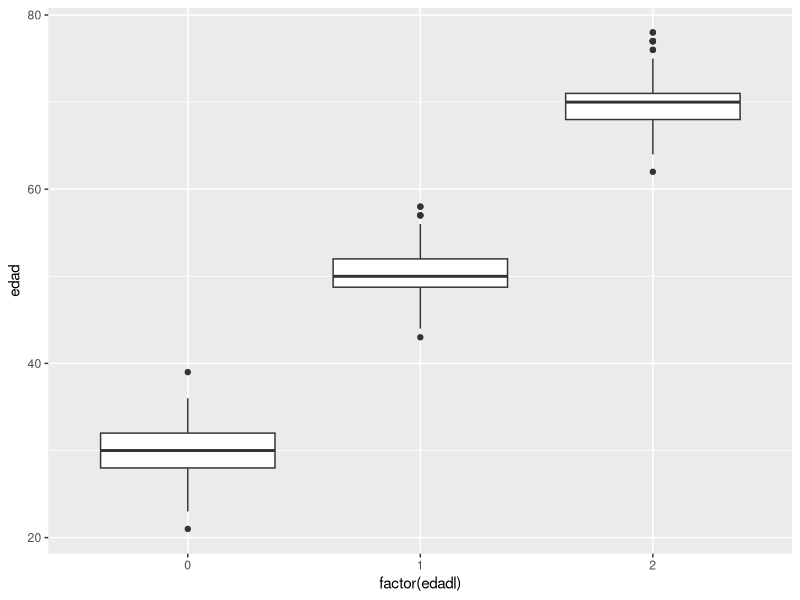
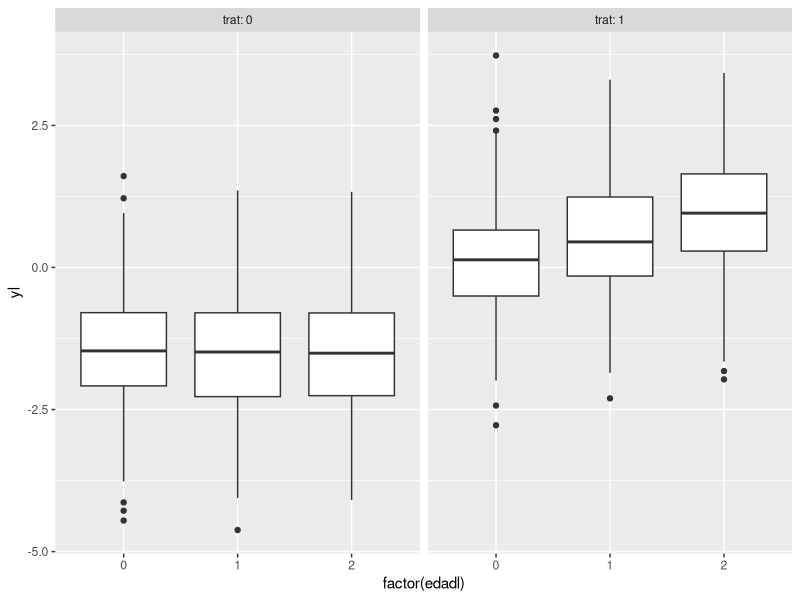
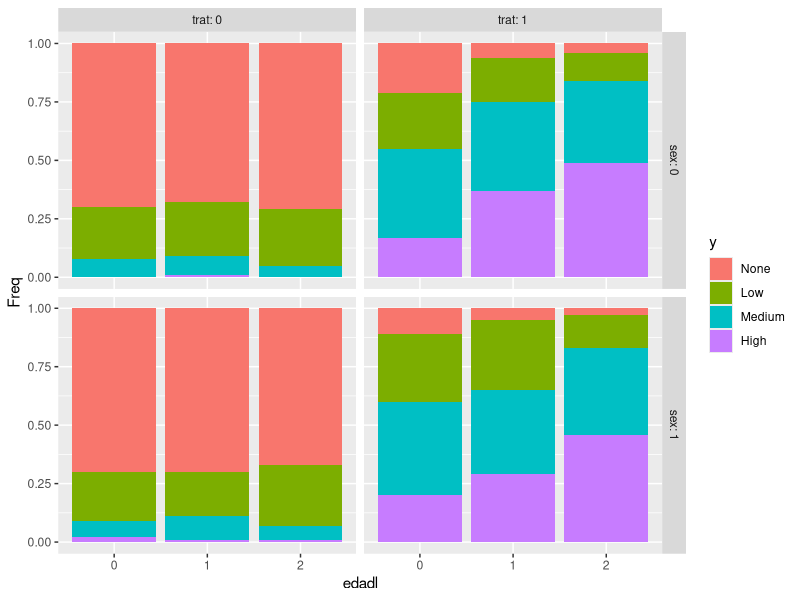
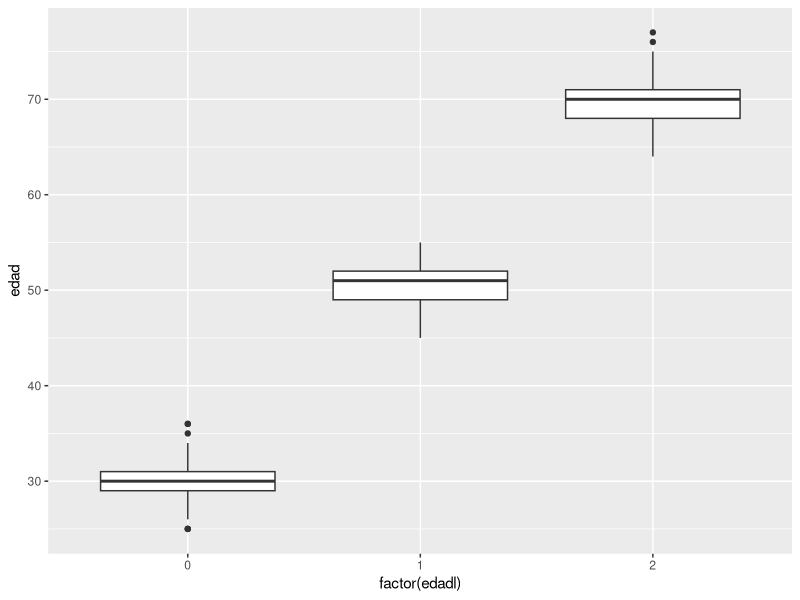
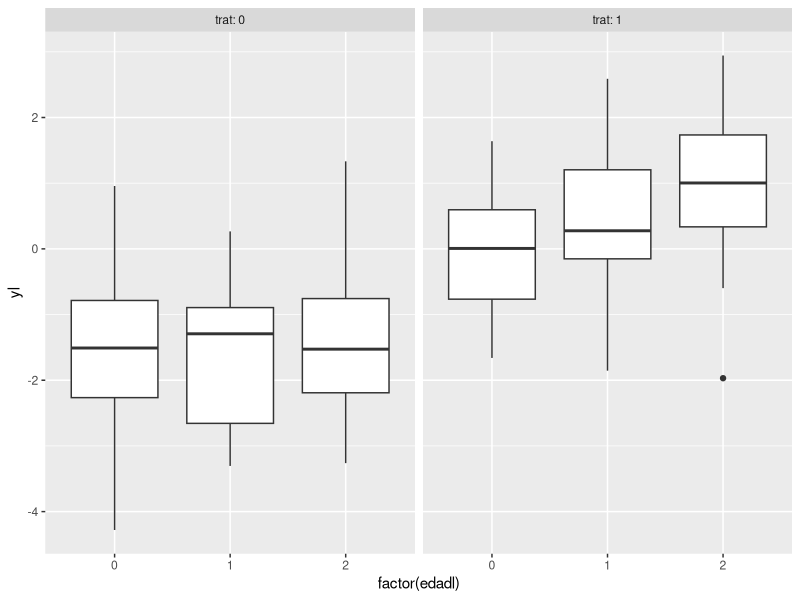
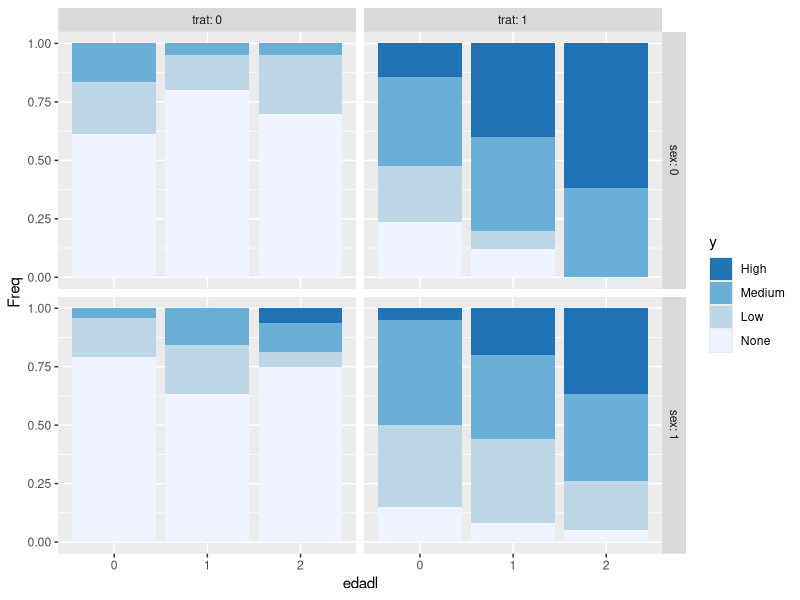

Reproduce these figures in R, in order. (Note: this script raises an error after producing the figures.)
# 5-mar-2022
# Simulacion de una respuesta categorica ordinal con
# cuatro categorias, asociada con el tratamiento y con
# interaccion entre edad y tratamiento.
# Se recrea un escenario similar al del data.frame Arthritis del
# paquete vcd

# Paquetes
library(tidyverse)

# Se utiliza la idea de variables latentes del comando
# draw_ordered del paquete fabricatr para simular
# la respuesta categoria ordinal sin tener que definir
# de forma explicita las probabilidades para un monton
# de combinaciones de categorias entre las variables

# Parametros para modelar la media de la variable
# latente de la respuesta en funcion del tratamiento y la edad
# mu.yl = beta0 + beta1*trat + beta2*edadl + beta3*edadl*trat
#   donde trat = {0,1} y edadl = {0, 1, 2}
# La edad se maneja por simplicidad asi, pero a partir de dichos
# valores se generan edades reales en tres categorias diferentes y consecutivas.
# El sexo tambien se incluye pero no tendra efecto de nada.
beta0 <- -1.5   
beta1 <- 1.5
beta2 <- 0
beta3 <- 0.5
n.trat <- 100        # cantidad de ind por combinacion de categorias
n <- n.trat*2*2*3    # cantidad total de ind. 2(trat) x 2(sexo) x 3(edades relativas)

# Simulacion de los datos balanceados y cruzados.
# Nota: si quiere simular desbalanceo utilice los comandos group_by y slice_sample (dplyr)
# para generar un subconjunto de menor tamano muestral. Considere esto a la hora
# de seleccionar el n.trat arriba.
dat <- expand_grid(
  ind   = 1:n.trat,
  trat  = c(0,1),      # 0 = placebo; 1 = tratado
  sex   = c(0,1),      # el sexo no tendra nada que ver
  edadl = c(0,1,2)     # edad latente, abajo se obtienen edades reales
) %>%
  mutate(
    edad  = round(rnorm(n = n, mean = 30 + 20*edadl, sd = 2.5)),
    mu.yl = beta0 + beta1*trat + beta2*edadl + beta3*edadl*trat,
    yl = rnorm(n = n, mean = mu.yl),
    y  = cut(x = yl, br = c(-Inf, -1,0,1,Inf), 
             labels = c("None", "Low", "Medium", "High"),
             ordered_result = T) 
  )

# Verificacion de la simulacion:
xtabs(~ trat + y + edadl, data = dat)
ggplot(dat, aes(x = factor(edadl), y = edad)) + geom_boxplot()
ggplot(dat, aes(x = factor(edadl), y = yl)) + geom_boxplot() + 
  facet_grid(~ trat, labeller = label_both)

# Grafico
dat %>%
  xtabs(~ trat + y + edadl + sex, data = .) %>%
  prop.table(margin = c(1,3,4)) %>%
  as.data.frame() %>%
  ggplot(aes(x = edadl, y = Freq, fill = y)) + geom_col() + 
  facet_grid(sex ~ trat, labeller = label_both )


# De los 100 individuos simulados en cada combinacion de categorias 
# se toma una muestra aleatoria de entre un 10 y 30% para crear
# un escenario mas real en tamano de muestra y con desbalanceo aleatorio

# Se agrupan y anidan los datos
dat.nest <- dat %>%
  mutate(
    trat1 = trat,   # se duplican las variables porque mas adelante se pierden
    sex1 = sex,
    edadl1 = edadl
  ) %>%
  group_by(trat1,sex1,edadl1) %>%
  nest()

# Se aplica la funcion slice_sample a data.frame de la lista
# data.nest$data
x <- runif(n = nrow(dat.nest), min = 0.16, max = 0.26)
i <- 1:nrow(dat.nest)
m <- function(x,i) slice_sample(dat.nest$data[[i]], prop = x)
dats <- map2_dfr(x,i, m)  # data.frame con la muestra
rm(x,i,m)  # se borran objetos innecesarios

# Verificacion de la simulacion sobre dats:
xtabs(~ trat + y + edadl, data = dats) %>%
  addmargins(margin = c(1,2) )
ggplot(dats, aes(x = factor(edadl), y = edad)) + geom_boxplot()
ggplot(dats, aes(x = factor(edadl), y = yl)) + geom_boxplot() + 
  facet_grid(~ trat, labeller = label_both)

# Grafico de barras apiladas sobre dats
dats %>%
  xtabs(~ trat + y + edadl + sex, data = .) %>%
  prop.table(margin = c(1,3,4)) %>%
  as.data.frame() %>%
  mutate(
    y = fct_rev(y)
  ) %>%
  ggplot(aes(x = edadl, y = Freq, fill = y)) + geom_col() + 
  facet_grid(sex ~ trat, labeller = label_both ) +
  scale_fill_brewer(direction = -1)


# Se exportan los datos
dats %>%
  transmute(
    id        = sample(1:nrow(dats)),
    Treatment = ifelse(trat == 1, "Treated", "Placebo"),
    Sex = ifelse(sex == 1, "Female", "Male"),
    Age = edad,
    Improved = y
  ) %>% 
  write_csv(file = "datos/tratSimul.csv")


